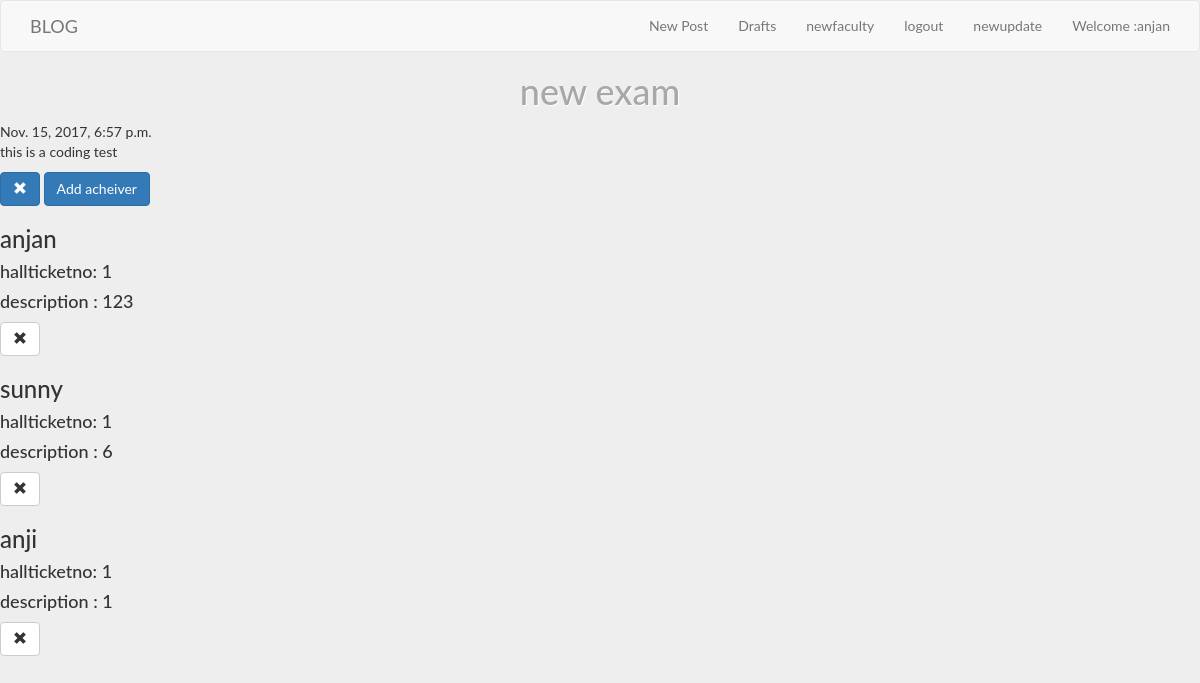
Page /exam/2/ (signed in) on the committed database.
### schoolapp/models.py (models this page shows, shortened)
class Exam(models.Model):
    name = models.CharField(max_length = 200)
    examdescription = models.TextField()
    created_date = models.DateTimeField(default = timezone.now)

class Acheiver(models.Model):
    exam = models.ForeignKey('schoolapp.Exam', related_name='rankers')
    name = models.CharField(max_length = 200)
    rank = models.IntegerField()
    ticket_no = models.IntegerField()
    image = models.ImageField(blank = True,null = True)

### schoolapp/views.py (the view)
# urls.py: url(r'^exam/(?P<pk>\d+)/$',views.ExamDetailView.as_view(),name='exam_detail'),
class ExamDetailView(DetailView):
    model = Exam

### schoolapp/templates/schoolapp/exam_detail.html (shortened to what this page needs)
{% extends 'schoolapp/base.html'%}
{% block content %}
        <h1 class="posttitle-loader">{{exam.name}}</h1>
        {% if exam.created_date %}
        <div class="date postdate">
           {{exam.created_date}}
        </div>
        {% endif %}
        <p class="postcontent">{{ exam.examdescription|safe|linebreaksbr}}</p>
          {% if user.is_authenticated %}
        <a href="{% url 'exam_delete' pk=exam.pk %}" class="btn btn-primary"><span class="glyphicon glyphicon-remove"></span></a>
          {% endif %}
{% if user.is_authenticated %}
<a class="btn btn-primary btn-comment" href="{% url 'add_acheiver_to_exam' pk=exam.pk %}">Add acheiver</a>
{% endif %}
<div class="centerstage">
{% for acheiver in exam.rankers.all %}
<h3>{{acheiver.name}}</h3>
<h4>hallticketno: {{acheiver.rank}}</h4>
<h4>description : {{acheiver.ticket_no}}</h4>
{% if user.is_authenticated %}
<a class="btn btn-default" href="{% url 'acheiver_delete' pk=acheiver.pk %}"><span class="glyphicon glyphicon-remove"></span></a>
{% endif %}
{% endfor %}
</div>
{% endblock %}

### schoolapp/templates/schoolapp/base.html (shortened to what this page needs)
<!DOCTYPE html>
{% load staticfiles %}
<html>
  <head>
    <link rel="stylesheet" href="https://maxcdn.bootstrapcdn.com/bootstrap/3.3.7/css/bootstrap.min.css">
     <link rel="stylesheet" href="//cdn.jsdelivr.net/medium-editor/latest/css/medium-editor.min.css" type="text/css" media="screen" charset="utf-8">
    <link rel="stylesheet" href="{% static 'css/style.css' %}">
  </head>
  <body>
    <nav class="navbar navbar-default techfont custom-navbar">
      <div class="container">
        <ul class="nav navbar-nav">
          <li><a class="navbar-brand bigbrand" href="{% url 'post_list'%}">BLOG</a></li>
        </ul>
        <ul class="nav navbar-nav navbar-right">
          {% if user.is_authenticated %}
          <li>
            <a href="{% url 'post_new'%}">New Post</a>
          </li>
          <li>
            <a href="{% url 'post_draft_list'%}">Drafts</a>
          </li>
           <li>
             <a href="{% url 'faculty_new'%}">newfaculty</a>
           </li>
          <li>
            <a href="{% url 'logout'%}">logout</a>
          </li>
          <li>
            <a href="{% url 'update_new'%}">newupdate</a>
          </li>
           <li>
             <a>Welcome :{{user.username}}</a>
           </li>
          {% endif %}
        </ul>
      </div>
    </nav>
                   {% block content %}
                   {% endblock %}
</body>
</html>

### schoolapp/static/css/style.css (style rules this page uses)
body { background: #eee !important; }
*, *:before, *:after { -moz-box-sizing: border-box; -webkit-box-sizing: border-box; box-sizing: border-box; }
h1 { text-align: center; color: #a8a8a8; text-shadow: 1px 1px 0 white; }
body { font-family: "Lato", sans-serif; transition: background-color .5s; }
nav { padding-top: 0 !important;; padding-bottom: 0 !important; }
body { transition: background-color .5s; }
span { padding-right: 0 !important; }

### rows in the picture
Exam: name "new exam", created_date "Nov. 15, 2017, 6:57 p.m.", examdescription "this is a coding test"
Acheiver: name "anjan", rank "1", ticket_no "123"
Acheiver: name "sunny", rank "1", ticket_no "6"
Acheiver: name "anji", rank "1", ticket_no "1"

### other values in the picture
{{ user.username }} "anjan"
